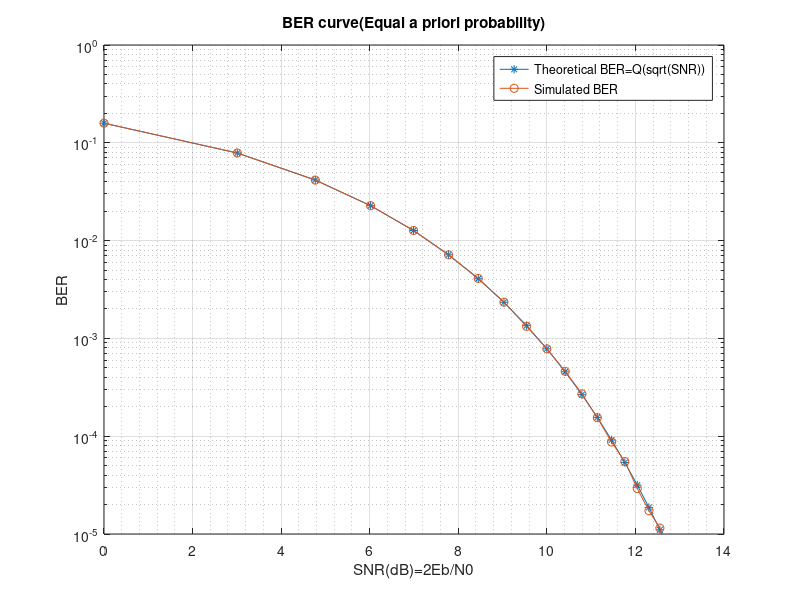

MATLAB code to generate this figure:
clear
bits_num=10^6;      % The number of bits
input=rand(1,bits_num);     
Eb=10;      % Bit energy = 10W
T=1;        % Bit duration = 1s;
P0=1/2;     % P[m0]=1/2, P[m1]=1-P[m0]=1/2
S0=(2*Eb*T)^(1/2);       % Bit=0
S1=-(2*Eb*T)^(1/2);      % Bit=1
in_bits(input<P0)=S0;    % Bits sequence ( Transmitted signal )
in_bits(input>=P0)=S1;   
SNR=1:25;           
noise_pow=2*Eb*T./SNR;      % SNR = 2*Eb*T / noise power
ML_threshold=(S0+S1)/2;     % Decision threshold (ML)

BER=[];
for j=1:size(noise_pow,2)  
    error=0;
    for k=1:10
        w=(noise_pow(j))^(1/2)*randn(1,bits_num);    % w's pdf
        r=in_bits+w;        % r:Received signal
        out_bits(r>ML_threshold)=1;     % r>threshold, output bits=0
        out_bits(r<=ML_threshold)=-1;   % r<threshold, output bits=1
        error=error+size(out_bits(out_bits*(2*Eb*T)^(1/2)~=in_bits),2);
    end
    BER(j)=error/(bits_num*10);
end
    

theoretical_BER=qfunc(SNR.^(1/2));  % Theoretical BER
%approx_BER1=exp(-(SNR)/2)./(sqrt(2*pi*SNR));    %approximate BER1
%approx_BER2=(1/2)*exp(-(SNR)/2);                %approximate BER2
%semilogy(10*log10(SNR),approx_BER1,'g',10*log10(SNR),approx_BER2,'y','LineWidth',1.3);
%hold on
semilogy(10*log10(SNR),theoretical_BER,'-*',10*log10(SNR),BER,'-o');
%hold off
%legend('approximate1','approximate2','theoretical','simulated');
legend('Theoretical BER=Q(sqrt(SNR))','Simulated BER');
title('BER curve(Equal a priori probability)');
xlabel('SNR(dB)=2Eb/N0');ylabel('BER');
ylim([10^-5 1]);
grid minor
grid on
